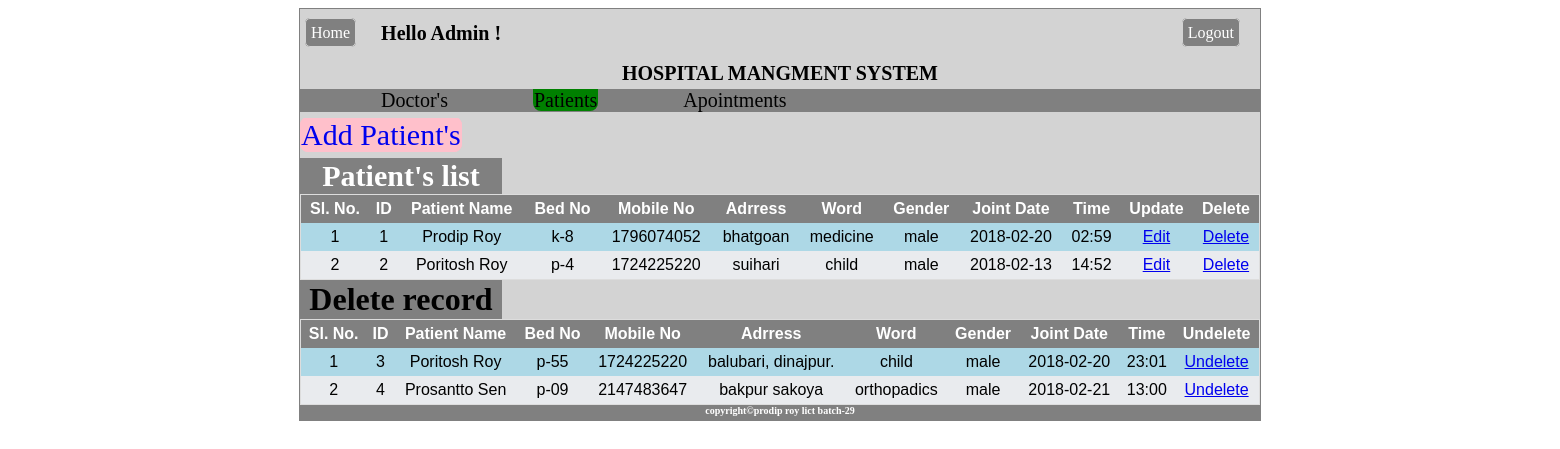
The app's page /patient.php with its own data.
### tables this page shows
CREATE TABLE IF NOT EXISTS `patient` (
  `id` int(11) NOT NULL AUTO_INCREMENT,
  `PN` varchar(30) DEFAULT NULL,
  `BN` varchar(30) DEFAULT NULL,
  `MB` int(11) DEFAULT NULL,
  `TX` varchar(60) DEFAULT NULL,
  `WRD` varchar(30) DEFAULT NULL,
  `GEN` varchar(30) DEFAULT NULL,
  `Date` varchar(30) DEFAULT NULL,
  `Time` varchar(30) DEFAULT NULL,
  `visible` varchar(30) DEFAULT NULL,
  PRIMARY KEY (`id`)
);

### patient.php (the view, shortened to what this page needs)
<!DOCTYPE html>
<html>
  <head>
    <link rel="stylesheet" href="css/home.css">
    <link rel="stylesheet" type="text/css" href="css/patientform.css ">
  </head>
  <body>
    <div class="all">
    <div class="head">
      <div class="back">
       <a href="home.php">Home</a>
     </div>
      <div class="ad">
      <h1>Hello Admin ! </h1>
    </div>
      <div class="f1">
        <a href="index.php?">Logout</a>
      </div>
    </div>
      <div class="f2">
        <h1>HOSPITAL MANGMENT SYSTEM </h1>
      </div>
      <div class="menu">
          <a href="doctor.php?">Doctor's</a>
          <a class="now" href="patient.php?">Patients</a>
          <a href="apointment.php?">Apointments</a>
      </div>
      <div class="add">
        <a href="adpatient.php">Add Patient's</a>
        </div>
        <div class="list">
        <h1>Patient's list</h1>
        </div>
        <?php
        include('db.php');
          if (!mysqli_connect_errno()) {
            $query = "SELECT * FROM patient WHERE `visible` = 1";
            $result = mysqli_query($connection, $query);
            if($result){
              echo "<table id='tb1'>
            <tr>
              <th>Sl. No.</th>
              <th>ID</th>
              <th>Patient Name</th>
              <th>Bed No</th>
              <th>Mobile No</th>
              <th>Adrress</th>
              <th>Word</th>
              <th>Gender</th>
              <th>Joint Date</th>
              <th>Time</th>
              <th>Update</th>
              <th>Delete</th>
            </tr>";
            $sl_no = 0;
            while ($row = mysqli_fetch_array($result, MYSQLI_BOTH)) {
              $sl_no = $sl_no + 1;
              $id = $row['id'];
              echo "<tr>";
              echo "<td>".$sl_no."</td>";
              echo "<td>".$row['id']."</td>";
              echo "<td>".ucwords($row['PN'])."</td>";
              echo "<td>".$row['BN']."</td>";
              echo "<td>".$row['MB']."</td>";
              echo "<td>".$row['TX']."</td>";
              echo "<td>".$row['WRD']."</td>";
              echo "<td>".$row['GEN']."</td>";
              echo "<td>".$row['Date']."</td>";
              echo "<td>".$row['Time']."</td>";
              echo "<td>"."<a href = 'pupdate.php?id=$id' id='update'>Edit</a>"."</td>";
              echo "<td>"."<a href = 'pdelete.php?id=$id' id='delete'>Delete</a>"."</td>";
              echo "</tr>";
          }
          echo "</table>";
            }
          }else{
            die("ERROR : ".mysqli_connect_error());
          }
         ?>
        <div class="del">
        <h1>Delete record</h1>
        </div>
        <?php
      include('db.php');
          if (!mysqli_connect_errno()) {
            $query = "SELECT * FROM patient WHERE `visible` = 0";
            $result = mysqli_query($connection, $query);
            if($result){
              echo "<table id='tb1'>
            <tr>
              <th>Sl. No.</th>
              <th>ID</th>
              <th>Patient Name</th>
              <th>Bed No</th>
              <th>Mobile No</th>
              <th>Adrress</th>
              <th>Word</th>
              <th>Gender</th>
              <th>Joint Date</th>
              <th>Time</th>
              <th>Undelete</th>
            </tr>";
            $sl_no = 0;
            while ($row = mysqli_fetch_array($result, MYSQLI_BOTH)) {
              $sl_no = $sl_no + 1;
              $id = $row['id'];
              echo "<tr>";
              echo "<td>".$sl_no."</td>";
              echo "<td>".$row['id']."</td>";
              echo "<td>".ucwords($row['PN'])."</td>";
              echo "<td>".$row['BN']."</td>";
              echo "<td>".$row['MB']."</td>";
              echo "<td>".$row['TX']."</td>";
              echo "<td>".$row['WRD']."</td>";
              echo "<td>".$row['GEN']."</td>";
              echo "<td>".$row['Date']."</td>";
              echo "<td>".$row['Time']."</td>";
              echo "<td>"."<a href = 'pundelete.php?id=$id' id='delete'>Undelete</a>"."</td>";
              echo "</tr>";
          }
          echo "</table>";
            }
          }else{
            die("ERROR : ".mysqli_connect_error());
          }
         ?>
        <div class="footer">
        <h1>copyright&copy;prodip roy lict batch-29</h1>
        </div>
      </div>
  </body>
</html>

### css/home.css (style rules this page uses)
.head { overflow: hidden; background-color: lightgray; height: 40px; width: 960px; margin: 0 auto; display: block; }
.f1 { float: right; padding: 15px 20px;; }
.f1 a { color: white; text-decoration: none; padding: 5px 5px; border: 1px solid lightgray; border-radius: 5px; margin-left: 20px; background-color:gray; }
.back { float: left; padding: 15px 5px; }
.back a { color:white; text-decoration: none; padding: 5px 5px; border: 1px solid lightgray; border-radius: 5px; margin-left: 0px; background-color:gray; }
.ad { font-size: 10px; color: black; float: left; margin-left:20px; }
.f2 { font-size: 10px; text-align: center; margin: 0 auto; background-color: lightgray; width: 960px; height: 40px; overflow: hidden; }
.menu { width: 960px; margin: 0 auto; background-color:gray; overflow:hidden; }
.menu a { text-decoration: none; font-size: 20px; margin-left: 80px; padding: 0px 1px; color: black; border-bottom-right-radius: 8px; border-bottom-left-radius: 8px; }
.add { width: 960px; margin: 6px auto; overflow:hidden; }
.add a { border: 1px solid pink; background-color: pink; width:100%; text-align: center; margin-left: 0px; border-radius: 8px; text-decoration: none; font-size: 30px; }
.list { width: 960%; overflow:hidden; }
.list h1 { border: 1px solid gray; background-color:gray; width:200px; text-align: center; margin: 0px; color: white; text-decoration: none; font-size: 30px; }
.del { width: 960px; overflow:hidden; }
.del h1 { border: 1px solid gray; background-color: gray; width:200px; margin: 0px; text-align: center; }
.footer h1 { width: 960px; margin: 0px auto; height: 15px; background: gray; text-align: center; font-size: 10px; color: white; }
.all { border:1px solid gray; width: 960px; margin: 0 auto; display: block; background: lightgray; }
#tb1 { overflow: hidden; text-align: center; width: 960px; margin: 0 auto; }
table { font-family: sans-serif; border-collapse: separate; border-spacing: 0; width: 71%; border: 1px solid #ddd; font-size: 16px; }
th, td { text-align: left; padding: 5px; text-align: center; }
tr:nth-child(even) { background-color: #ADD8E6; }
tr:nth-child(odd) { background-color: #E9EBEE; color:#000000; }
tr:nth-child(1) { background-color: gray; color:#FFFFFF }

### css/patientform.css (style rules this page uses)
.now { background: green; }

### records on screen
patient: id "1", PN "Prodip Roy", BN "k-8", MB "1796074052", TX "bhatgoan", WRD "medicine", GEN "male", Date "2018-02-20", Time "02:59"
patient: id "2", PN "Poritosh Roy", BN "p-4", MB "1724225220", TX "suihari", WRD "child", GEN "male", Date "2018-02-13", Time "14:52"
patient: id "3", PN "Poritosh Roy", BN "p-55", MB "1724225220", TX "balubari, dinajpur.", WRD "child", GEN "male", Date "2018-02-20", Time "23:01"
patient: id "4", PN "Prosantto Sen", BN "p-09", MB "2147483647", TX "bakpur sakoya", WRD "orthopadics", GEN "male", Date "2018-02-21", Time "13:00"
